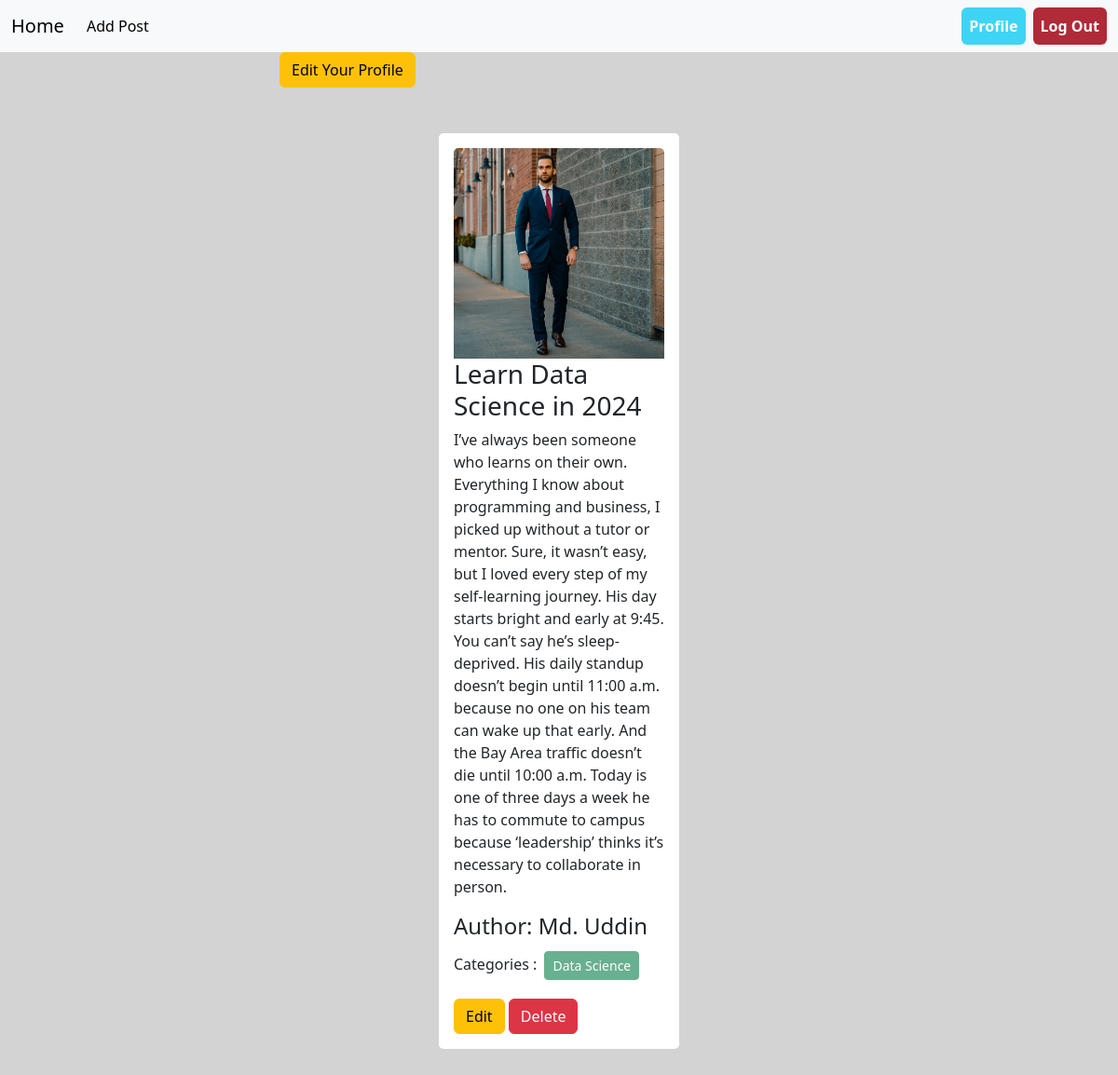
Page /author/profile/ (signed in) on the committed database.
### posts/models.py (models this page shows, shortened)
class Post(models.Model):
    title=models.CharField(max_length=255)
    content=models.TextField()
    category=models.ManyToManyField(to=Category)
    author=models.ForeignKey(to=User,on_delete=models.CASCADE)
    image=models.ImageField(upload_to='posts/media/uploads/',blank=True,null=True)

### categories/models.py (models this page shows, shortened)
class Category(models.Model):
    name=models.CharField(max_length=100,unique=True)
    slug=models.SlugField(max_length=100,unique=True,null=True,blank=True)

### authors/views.py (the view)
# urls.py: path('profile/',views.profile,name='profile'),
@login_required
def profile(request):
    data=Post.objects.filter(author=request.user)
    return render(request,'register/profile.html',{'data':data})

### authors/templates/register/profile.html
{% extends "base.html" %} {% load crispy_forms_tags %} {% block content %}
    <div style='width:50%;margin:auto'>
      <a class='btn btn-warning' href="{% url "edit_profile" %}">Edit Your Profile</a>
    </div>
    <div class="d-flex flex-wrap justify-content-center px-5 pt-5 mb-5">
      {% for value in data %}
      <div class="col-sm-3">
        <div class="card  mx-2">
          <div class="card-body">
            <img src="{{value.image.url}}" class="card-img-top" alt="...">
            <h3 class="card-title">{{value.title}}</h3>
            <p class="card-text">{{value.content}}</p>
            <h4>Author: {{value.author.first_name}} {{value.author.last_name}}</h4>
            <p>
              Categories : {% for cat  in value.category.all  %}
              <button class='btn btn-success btn-sm m-1' disabled="disabled">{{cat.name}}</button>
              {% endfor %}
            </p>
            <a href="{% url 'edit_post' value.id %}" class="btn btn-warning">Edit</a>
            <a href="{% url 'delete_post' value.id %}" class="btn btn-danger">Delete</a>
          </div>
        </div>
      </div>
      {% endfor %}
{% endblock content %}

### rows in the picture
Post: image (picture), title "Learn Data Science in 2024", content "I’ve always been someone who learns on their own. Everything I know about programming and business, I picked up without a tutor or mentor. Sure, it wasn’t easy, but I loved every step of my self-learning journey. His day starts bright and early at 9:45. You can’t say he’s sleep-deprived. His daily standup doesn’t begin until 11:00 a.m. because no one on his team can wake up that early. And the Bay Area traffic doesn’t die until 10:00 a.m. Today is one of three days a week he has to commute to campus because ‘leadership’ thinks it’s necessary to collaborate in person.", author.first_name "Md.", author.last_name "Uddin"
Category: name "Data Science"
